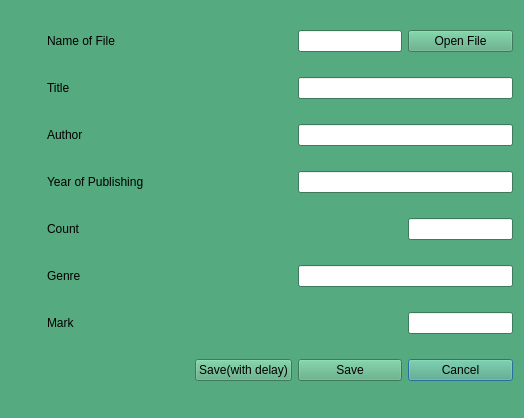
<?xml version="1.0" encoding="UTF-8"?>
<ui version="4.0">
 <class>Dialog</class>
 <widget class="QDialog" name="Dialog">
  <property name="geometry">
   <rect>
    <x>0</x>
    <y>0</y>
    <width>524</width>
    <height>418</height>
   </rect>
  </property>
  <property name="palette">
   <palette>
    <active>
     <colorrole role="WindowText">
      <brush brushstyle="SolidPattern">
       <color alpha="255">
        <red>0</red>
        <green>0</green>
        <blue>0</blue>
       </color>
      </brush>
     </colorrole>
     <colorrole role="Button">
      <brush brushstyle="SolidPattern">
       <color alpha="255">
        <red>85</red>
        <green>170</green>
        <blue>127</blue>
       </color>
      </brush>
     </colorrole>
     <colorrole role="Light">
      <brush brushstyle="SolidPattern">
       <color alpha="255">
        <red>127</red>
        <green>255</green>
        <blue>191</blue>
       </color>
      </brush>
     </colorrole>
     <colorrole role="Midlight">
      <brush brushstyle="SolidPattern">
       <color alpha="255">
        <red>106</red>
        <green>212</green>
        <blue>159</blue>
       </color>
      </brush>
     </colorrole>
     <colorrole role="Dark">
      <brush brushstyle="SolidPattern">
       <color alpha="255">
        <red>42</red>
        <green>85</green>
        <blue>63</blue>
       </color>
      </brush>
     </colorrole>
     <colorrole role="Mid">
      <brush brushstyle="SolidPattern">
       <color alpha="255">
        <red>56</red>
        <green>113</green>
        <blue>84</blue>
       </color>
      </brush>
     </colorrole>
     <colorrole role="Text">
      <brush brushstyle="SolidPattern">
       <color alpha="255">
        <red>0</red>
        <green>0</green>
        <blue>0</blue>
       </color>
      </brush>
     </colorrole>
     <colorrole role="BrightText">
      <brush brushstyle="SolidPattern">
       <color alpha="255">
        <red>255</red>
        <green>255</green>
        <blue>255</blue>
       </color>
      </brush>
     </colorrole>
     <colorrole role="ButtonText">
      <brush brushstyle="SolidPattern">
       <color alpha="255">
        <red>0</red>
        <green>0</green>
        <blue>0</blue>
       </color>
      </brush>
     </colorrole>
     <colorrole role="Base">
      <brush brushstyle="SolidPattern">
       <color alpha="255">
        <red>255</red>
        <green>255</green>
        <blue>255</blue>
       </color>
      </brush>
     </colorrole>
     <colorrole role="Window">
      <brush brushstyle="SolidPattern">
       <color alpha="255">
        <red>85</red>
        <green>170</green>
        <blue>127</blue>
       </color>
      </brush>
     </colorrole>
     <colorrole role="Shadow">
      <brush brushstyle="SolidPattern">
       <color alpha="255">
        <red>0</red>
        <green>0</green>
        <blue>0</blue>
       </color>
      </brush>
     </colorrole>
     <colorrole role="AlternateBase">
      <brush brushstyle="SolidPattern">
       <color alpha="255">
        <red>170</red>
        <green>212</green>
        <blue>191</blue>
       </color>
      </brush>
     </colorrole>
     <colorrole role="ToolTipBase">
      <brush brushstyle="SolidPattern">
       <color alpha="255">
        <red>255</red>
        <green>255</green>
        <blue>220</blue>
       </color>
      </brush>
     </colorrole>
     <colorrole role="ToolTipText">
      <brush brushstyle="SolidPattern">
       <color alpha="255">
        <red>0</red>
        <green>0</green>
        <blue>0</blue>
       </color>
      </brush>
     </colorrole>
    </active>
    <inactive>
     <colorrole role="WindowText">
      <brush brushstyle="SolidPattern">
       <color alpha="255">
        <red>0</red>
        <green>0</green>
        <blue>0</blue>
       </color>
      </brush>
     </colorrole>
     <colorrole role="Button">
      <brush brushstyle="SolidPattern">
       <color alpha="255">
        <red>85</red>
        <green>170</green>
        <blue>127</blue>
       </color>
      </brush>
     </colorrole>
     <colorrole role="Light">
      <brush brushstyle="SolidPattern">
       <color alpha="255">
        <red>127</red>
        <green>255</green>
        <blue>191</blue>
       </color>
      </brush>
     </colorrole>
     <colorrole role="Midlight">
      <brush brushstyle="SolidPattern">
       <color alpha="255">
        <red>106</red>
        <green>212</green>
        <blue>159</blue>
       </color>
      </brush>
     </colorrole>
     <colorrole role="Dark">
      <brush brushstyle="SolidPattern">
       <color alpha="255">
        <red>42</red>
        <green>85</green>
        <blue>63</blue>
       </color>
      </brush>
     </colorrole>
     <colorrole role="Mid">
      <brush brushstyle="SolidPattern">
       <color alpha="255">
        <red>56</red>
        <green>113</green>
        <blue>84</blue>
       </color>
      </brush>
     </colorrole>
     <colorrole role="Text">
      <brush brushstyle="SolidPattern">
       <color alpha="255">
        <red>0</red>
        <green>0</green>
        <blue>0</blue>
       </color>
      </brush>
     </colorrole>
     <colorrole role="BrightText">
      <brush brushstyle="SolidPattern">
       <color alpha="255">
        <red>255</red>
        <green>255</green>
        <blue>255</blue>
       </color>
      </brush>
     </colorrole>
     <colorrole role="ButtonText">
      <brush brushstyle="SolidPattern">
       <color alpha="255">
        <red>0</red>
        <green>0</green>
        <blue>0</blue>
       </color>
      </brush>
     </colorrole>
     <colorrole role="Base">
      <brush brushstyle="SolidPattern">
       <color alpha="255">
        <red>255</red>
        <green>255</green>
        <blue>255</blue>
       </color>
      </brush>
     </colorrole>
     <colorrole role="Window">
      <brush brushstyle="SolidPattern">
       <color alpha="255">
        <red>85</red>
        <green>170</green>
        <blue>127</blue>
       </color>
      </brush>
     </colorrole>
     <colorrole role="Shadow">
      <brush brushstyle="SolidPattern">
       <color alpha="255">
        <red>0</red>
        <green>0</green>
        <blue>0</blue>
       </color>
      </brush>
     </colorrole>
     <colorrole role="AlternateBase">
      <brush brushstyle="SolidPattern">
       <color alpha="255">
        <red>170</red>
        <green>212</green>
        <blue>191</blue>
       </color>
      </brush>
     </colorrole>
     <colorrole role="ToolTipBase">
      <brush brushstyle="SolidPattern">
       <color alpha="255">
        <red>255</red>
        <green>255</green>
        <blue>220</blue>
       </color>
      </brush>
     </colorrole>
     <colorrole role="ToolTipText">
      <brush brushstyle="SolidPattern">
       <color alpha="255">
        <red>0</red>
        <green>0</green>
        <blue>0</blue>
       </color>
      </brush>
     </colorrole>
    </inactive>
    <disabled>
     <colorrole role="WindowText">
      <brush brushstyle="SolidPattern">
       <color alpha="255">
        <red>42</red>
        <green>85</green>
        <blue>63</blue>
       </color>
      </brush>
     </colorrole>
     <colorrole role="Button">
      <brush brushstyle="SolidPattern">
       <color alpha="255">
        <red>85</red>
        <green>170</green>
        <blue>127</blue>
       </color>
      </brush>
     </colorrole>
     <colorrole role="Light">
      <brush brushstyle="SolidPattern">
       <color alpha="255">
        <red>127</red>
        <green>255</green>
        <blue>191</blue>
       </color>
      </brush>
     </colorrole>
     <colorrole role="Midlight">
      <brush brushstyle="SolidPattern">
       <color alpha="255">
        <red>106</red>
        <green>212</green>
        <blue>159</blue>
       </color>
      </brush>
     </colorrole>
     <colorrole role="Dark">
      <brush brushstyle="SolidPattern">
       <color alpha="255">
        <red>42</red>
        <green>85</green>
        <blue>63</blue>
       </color>
      </brush>
     </colorrole>
     <colorrole role="Mid">
      <brush brushstyle="SolidPattern">
       <color alpha="255">
        <red>56</red>
        <green>113</green>
        <blue>84</blue>
       </color>
      </brush>
     </colorrole>
     <colorrole role="Text">
      <brush brushstyle="SolidPattern">
       <color alpha="255">
        <red>42</red>
        <green>85</green>
        <blue>63</blue>
       </color>
      </brush>
     </colorrole>
     <colorrole role="BrightText">
      <brush brushstyle="SolidPattern">
       <color alpha="255">
        <red>255</red>
        <green>255</green>
        <blue>255</blue>
       </color>
      </brush>
     </colorrole>
     <colorrole role="ButtonText">
      <brush brushstyle="SolidPattern">
       <color alpha="255">
        <red>42</red>
        <green>85</green>
        <blue>63</blue>
       </color>
      </brush>
     </colorrole>
     <colorrole role="Base">
      <brush brushstyle="SolidPattern">
       <color alpha="255">
        <red>85</red>
        <green>170</green>
        <blue>127</blue>
       </color>
      </brush>
     </colorrole>
     <colorrole role="Window">
      <brush brushstyle="SolidPattern">
       <color alpha="255">
        <red>85</red>
        <green>170</green>
        <blue>127</blue>
       </color>
      </brush>
     </colorrole>
     <colorrole role="Shadow">
      <brush brushstyle="SolidPattern">
       <color alpha="255">
        <red>0</red>
        <green>0</green>
        <blue>0</blue>
       </color>
      </brush>
     </colorrole>
     <colorrole role="AlternateBase">
      <brush brushstyle="SolidPattern">
       <color alpha="255">
        <red>85</red>
        <green>170</green>
        <blue>127</blue>
       </color>
      </brush>
     </colorrole>
     <colorrole role="ToolTipBase">
      <brush brushstyle="SolidPattern">
       <color alpha="255">
        <red>255</red>
        <green>255</green>
        <blue>220</blue>
       </color>
      </brush>
     </colorrole>
     <colorrole role="ToolTipText">
      <brush brushstyle="SolidPattern">
       <color alpha="255">
        <red>0</red>
        <green>0</green>
        <blue>0</blue>
       </color>
      </brush>
     </colorrole>
    </disabled>
   </palette>
  </property>
  <property name="windowTitle">
   <string>Dialog</string>
  </property>
  <layout class="QGridLayout" name="gridLayout">
   <item row="0" column="3">
    <widget class="QLineEdit" name="lineEdit_7"/>
   </item>
   <item row="4" column="4">
    <widget class="QLineEdit" name="lineEdit_4"/>
   </item>
   <item row="3" column="3" colspan="2">
    <widget class="QLineEdit" name="lineEdit_3"/>
   </item>
   <item row="4" column="1">
    <widget class="QLabel" name="label_3">
     <property name="text">
      <string>Count</string>
     </property>
    </widget>
   </item>
   <item row="3" column="1">
    <widget class="QLabel" name="label_4">
     <property name="text">
      <string>Year of Publishing</string>
     </property>
    </widget>
   </item>
   <item row="1" column="1">
    <widget class="QLabel" name="label">
     <property name="text">
      <string>Title</string>
     </property>
    </widget>
   </item>
   <item row="7" column="4">
    <widget class="QPushButton" name="pushButton_2">
     <property name="text">
      <string>Cancel</string>
     </property>
    </widget>
   </item>
   <item row="2" column="1">
    <widget class="QLabel" name="label_2">
     <property name="text">
      <string>Author</string>
     </property>
    </widget>
   </item>
   <item row="1" column="3" colspan="2">
    <widget class="QLineEdit" name="lineEdit"/>
   </item>
   <item row="7" column="3">
    <widget class="QPushButton" name="pushButton_save">
     <property name="text">
      <string>Save</string>
     </property>
    </widget>
   </item>
   <item row="0" column="4">
    <widget class="QPushButton" name="pushButton">
     <property name="text">
      <string>Open File</string>
     </property>
    </widget>
   </item>
   <item row="6" column="0">
    <spacer name="horizontalSpacer_8">
     <property name="orientation">
      <enum>Qt::Horizontal</enum>
     </property>
     <property name="sizeHint" stdset="0">
      <size>
       <width>40</width>
       <height>20</height>
      </size>
     </property>
    </spacer>
   </item>
   <item row="6" column="3">
    <spacer name="horizontalSpacer_9">
     <property name="orientation">
      <enum>Qt::Horizontal</enum>
     </property>
     <property name="sizeHint" stdset="0">
      <size>
       <width>40</width>
       <height>20</height>
      </size>
     </property>
    </spacer>
   </item>
   <item row="5" column="3" colspan="2">
    <widget class="QLineEdit" name="lineEdit_5"/>
   </item>
   <item row="6" column="1">
    <widget class="QLabel" name="label_6">
     <property name="text">
      <string>Mark</string>
     </property>
    </widget>
   </item>
   <item row="6" column="4">
    <widget class="QLineEdit" name="lineEdit_6"/>
   </item>
   <item row="3" column="0">
    <spacer name="horizontalSpacer_6">
     <property name="orientation">
      <enum>Qt::Horizontal</enum>
     </property>
     <property name="sizeHint" stdset="0">
      <size>
       <width>40</width>
       <height>20</height>
      </size>
     </property>
    </spacer>
   </item>
   <item row="5" column="2">
    <spacer name="horizontalSpacer_4">
     <property name="orientation">
      <enum>Qt::Horizontal</enum>
     </property>
     <property name="sizeHint" stdset="0">
      <size>
       <width>40</width>
       <height>20</height>
      </size>
     </property>
    </spacer>
   </item>
   <item row="5" column="1">
    <widget class="QLabel" name="label_5">
     <property name="text">
      <string>Genre</string>
     </property>
    </widget>
   </item>
   <item row="4" column="0">
    <spacer name="horizontalSpacer_7">
     <property name="orientation">
      <enum>Qt::Horizontal</enum>
     </property>
     <property name="sizeHint" stdset="0">
      <size>
       <width>40</width>
       <height>20</height>
      </size>
     </property>
    </spacer>
   </item>
   <item row="2" column="3" colspan="2">
    <widget class="QLineEdit" name="lineEdit_2"/>
   </item>
   <item row="4" column="3">
    <spacer name="horizontalSpacer_14">
     <property name="orientation">
      <enum>Qt::Horizontal</enum>
     </property>
     <property name="sizeHint" stdset="0">
      <size>
       <width>40</width>
       <height>20</height>
      </size>
     </property>
    </spacer>
   </item>
   <item row="7" column="1">
    <spacer name="horizontalSpacer">
     <property name="orientation">
      <enum>Qt::Horizontal</enum>
     </property>
     <property name="sizeHint" stdset="0">
      <size>
       <width>145</width>
       <height>20</height>
      </size>
     </property>
    </spacer>
   </item>
   <item row="2" column="2">
    <spacer name="horizontalSpacer_12">
     <property name="orientation">
      <enum>Qt::Horizontal</enum>
     </property>
     <property name="sizeHint" stdset="0">
      <size>
       <width>40</width>
       <height>20</height>
      </size>
     </property>
    </spacer>
   </item>
   <item row="5" column="0">
    <spacer name="horizontalSpacer_2">
     <property name="orientation">
      <enum>Qt::Horizontal</enum>
     </property>
     <property name="sizeHint" stdset="0">
      <size>
       <width>40</width>
       <height>20</height>
      </size>
     </property>
    </spacer>
   </item>
   <item row="2" column="0">
    <spacer name="horizontalSpacer_5">
     <property name="orientation">
      <enum>Qt::Horizontal</enum>
     </property>
     <property name="sizeHint" stdset="0">
      <size>
       <width>40</width>
       <height>20</height>
      </size>
     </property>
    </spacer>
   </item>
   <item row="3" column="2">
    <spacer name="horizontalSpacer_13">
     <property name="orientation">
      <enum>Qt::Horizontal</enum>
     </property>
     <property name="sizeHint" stdset="0">
      <size>
       <width>40</width>
       <height>20</height>
      </size>
     </property>
    </spacer>
   </item>
   <item row="1" column="0">
    <spacer name="horizontalSpacer_3">
     <property name="orientation">
      <enum>Qt::Horizontal</enum>
     </property>
     <property name="sizeHint" stdset="0">
      <size>
       <width>40</width>
       <height>20</height>
      </size>
     </property>
    </spacer>
   </item>
   <item row="1" column="2">
    <spacer name="horizontalSpacer_11">
     <property name="orientation">
      <enum>Qt::Horizontal</enum>
     </property>
     <property name="sizeHint" stdset="0">
      <size>
       <width>40</width>
       <height>20</height>
      </size>
     </property>
    </spacer>
   </item>
   <item row="0" column="1">
    <widget class="QLabel" name="label_7">
     <property name="text">
      <string>Name of File</string>
     </property>
    </widget>
   </item>
   <item row="0" column="0">
    <spacer name="horizontalSpacer_10">
     <property name="orientation">
      <enum>Qt::Horizontal</enum>
     </property>
     <property name="sizeHint" stdset="0">
      <size>
       <width>40</width>
       <height>20</height>
      </size>
     </property>
    </spacer>
   </item>
   <item row="0" column="2">
    <spacer name="horizontalSpacer_15">
     <property name="orientation">
      <enum>Qt::Horizontal</enum>
     </property>
     <property name="sizeHint" stdset="0">
      <size>
       <width>40</width>
       <height>20</height>
      </size>
     </property>
    </spacer>
   </item>
   <item row="7" column="2">
    <widget class="QPushButton" name="pushButton_Thread">
     <property name="text">
      <string>Save(with delay)</string>
     </property>
    </widget>
   </item>
  </layout>
 </widget>
 <resources/>
 <connections>
  <connection>
   <sender>pushButton_2</sender>
   <signal>clicked()</signal>
   <receiver>Dialog</receiver>
   <slot>close()</slot>
   <hints>
    <hint type="sourcelabel">
     <x>332</x>
     <y>251</y>
    </hint>
    <hint type="destinationlabel">
     <x>329</x>
     <y>272</y>
    </hint>
   </hints>
  </connection>
  <connection>
   <sender>pushButton_save</sender>
   <signal>clicked()</signal>
   <receiver>Dialog</receiver>
   <slot>close()</slot>
   <hints>
    <hint type="sourcelabel">
     <x>218</x>
     <y>250</y>
    </hint>
    <hint type="destinationlabel">
     <x>218</x>
     <y>274</y>
    </hint>
   </hints>
  </connection>
 </connections>
</ui>
